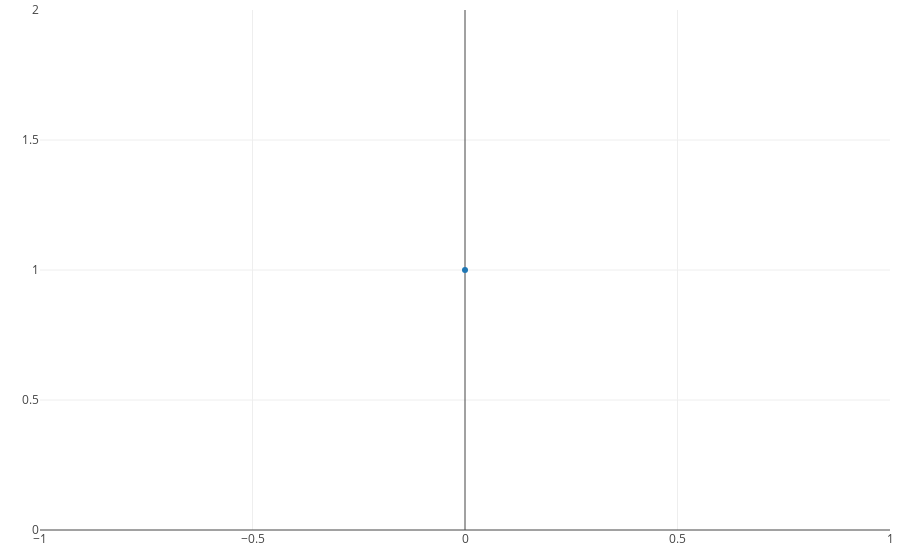

Write notebook code for a chart like this one.
### Code cell
PlotlyJS.plot([0],[1])

### Figure 1 — Plotly figure (JSON) as saved in the notebook; plotly's stock layout.template omitted (floating-point values rounded to 4 significant figures)
{"data": [{"type": "scatter", "x": [0], "y": [1]}], "layout": {"margin": {"b": 30, "l": 40, "r": 10, "t": 10}}}
